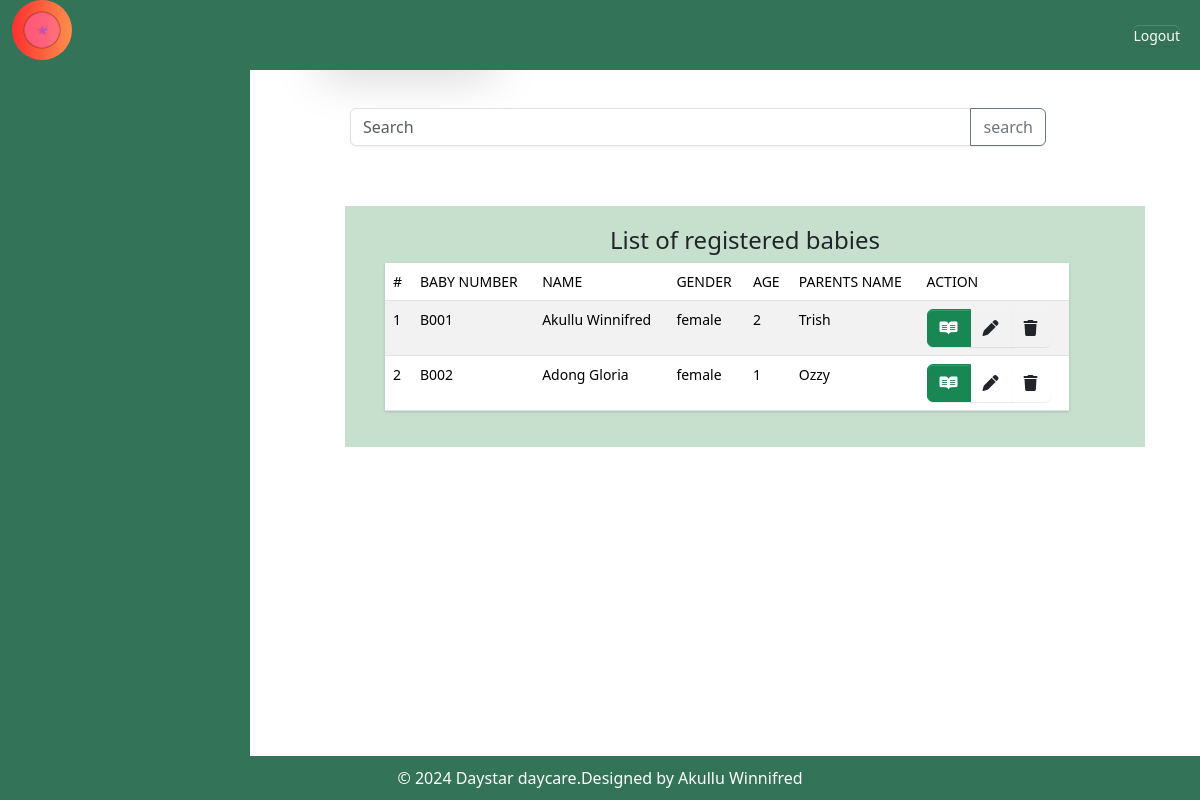
The page /all_babies/ (signed in) on the database its author committed.
### myapp/models.py (models this page shows, shortened)
class RegisterBaby(models.Model):
    GENDER_CHOICES = (
         ('male', 'Male'),
        ('female', 'Female'),
     )
    name = models.CharField(max_length=200,validators=[validate_letters])
    gender = models.CharField(max_length=10,choices=GENDER_CHOICES)
    age = models.IntegerField(default=0)
    Period_of_stay = models.ForeignKey(Categorystay, on_delete=models.CASCADE)
    location = models.CharField(max_length=100)
    Baby_Number = models.CharField(max_length=200,unique=True,blank=False, null=True)
    Parents_Name = models.CharField(max_length=200,validators=[validate_letters])

### myapp/views.py (the view)
# urls.py: path('all_babies/',views.all_babies,name='all_babies'),
@login_required
def all_babies(request):
   babies =RegisterBaby.objects.all()
   return render(request,'babies/all_babies.html',{'babies':babies})

### myapp/templates/babies/all_babies.html (shortened to what this page needs)
{% extends 'base.html' %}
{% block content %}
<button class="p-2 bg-teal-500 rounded-lg shadow-lg bg bg-success"
    style="margin-left: 10px; border-radius: 5px; border: #B4BDFF; width: 20%; height: 5%;"><a
        style="color: white; text-decoration: none;" href="/babyreg">Add new baby</a></button>
<br><br><br>
<form method="GET" action="{% url 'search_babies' %}" class="mb-3">
    <div class="input-group" style="margin-left: 40px; width: 80%; margin-bottom: 10px; border: 20px border-color:#337357">
    <input type="text" class="form-control" placeholder="Search" name="search_query">
    <button class="btn btn-outline-secondary" type="submit"> search</button>
    </div>
</form>
<div class="container">
    <h4 class="text-center">List of registered babies</h4>
    <table class="table table-striped" style="width: 90%; margin-left: 20px;">
        <thead>
            <tr>
                <th>#</th>
                <th>Baby Number</th>
                <th>Name</th>
                <th>Gender</th>
                <th>Age</th>
                <th>Parents Name</th>
                <th>action</th>
            </tr>
        </thead>
        <tbody>
            {% for each in babies %}
            <tr>
                <td> {{each.id}}</td>
                <td>B0{{each.Baby_Number}}</td>
                <td>{{each.name}}</td>
                <td>{{each.gender}}</td>
                <td>{{each.age}}</td>
                <td>{{ each.Parents_Name}}</td>
                <td>
                    <div class="btn-group" role="group">
                        <button type="button" class="btn btn-success mr-1" data-bs-toggle="modal"
                            data-bs-target="#myModal{{ each.id }}">
                            <i class="fa-brands fa-readme"></i>
                        </button>
                        <a href="{% url 'baby_edit' id=each.id %}" class="btn"><i class="fa-solid fa-pen"></i>
                        <a href="{% url 'delete_baby' baby_id=each.id %}" class="btn"><i class="fa-solid fa-trash"></i>
</td>
</div>
{% endfor %}
{% endblock %}

### myapp/static/css/base.css (style rules this page uses)
body { min-height: 100vh; }

### myapp/templates/babies/all_babies.html (style rules this page uses)
.container { padding-top: 20px; margin-top: 60px; margin-bottom: 30px; max-width: 800px; background-color: rgba(153, 198, 165, 0.55); padding: 20px; }

### rows shown on the page
RegisterBaby: id "1", Baby_Number "01", name "Akullu Winnifred", gender "female", age "2", Parents_Name "Trish"
RegisterBaby: id "2", Baby_Number "02", name "Adong Gloria", gender "female", age "1", Parents_Name "Ozzy"
